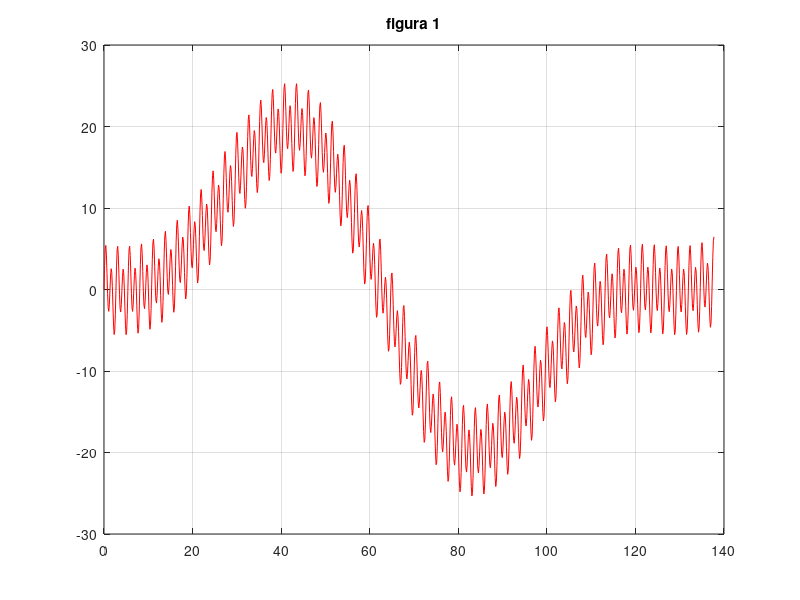
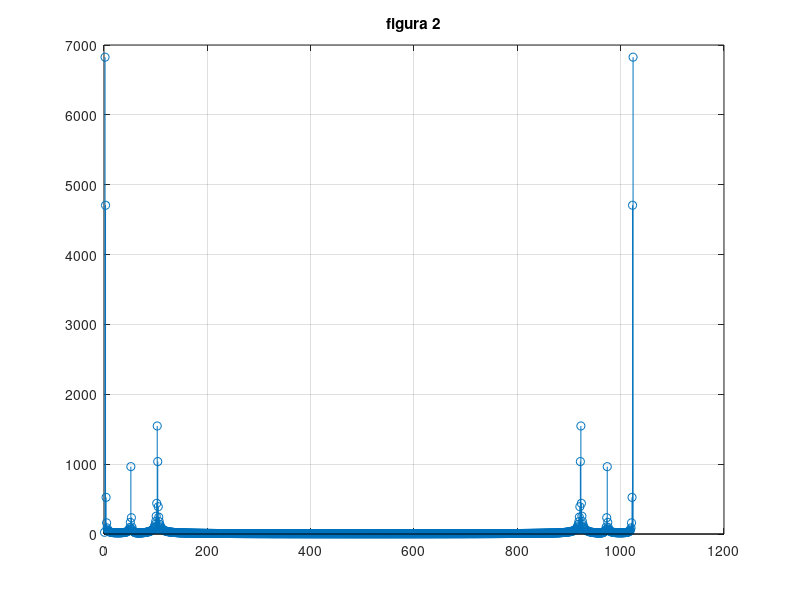
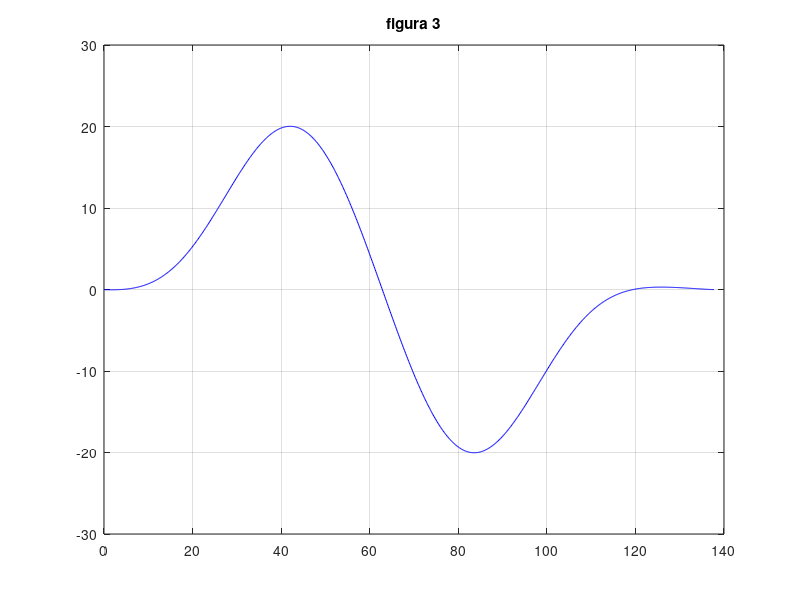
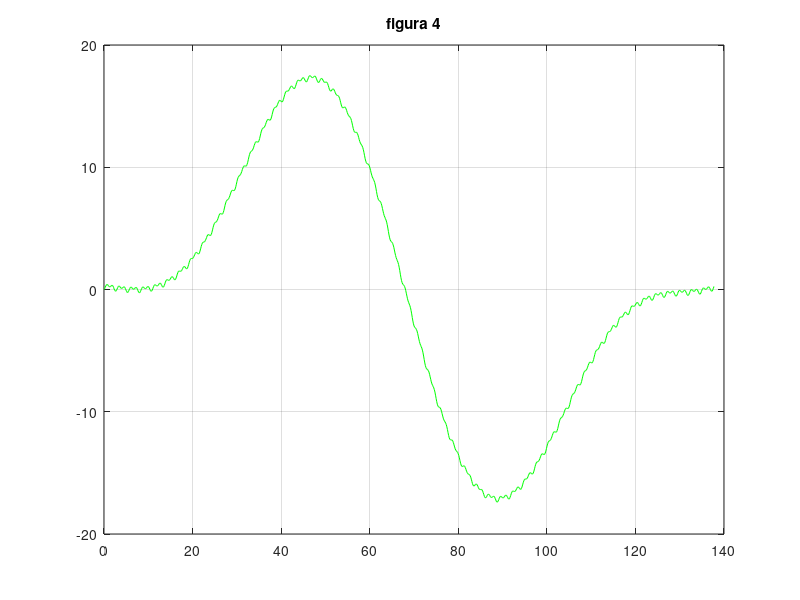

Write MATLAB code to recreate these figures, in order.
function parcial2_bur
    clc,clear
  # función g con datos brindados
  gn = load("parcial_2_3k10_T1.txt", "-ascii");

  # datos iniciales
  Dt=0.13464;
  t0=0;
  A1=1/6;

  N=length(gn); # para saber cantidad de datos, son 1024

  # vector tn (abscisas)
  for k=1:N
    tn(k)=t0+(k-1)*Dt;
  endfor

  ### GENERACIÓN DE LA FUNCIÓN DISCRETA DATO (ejercicio 1) ###
  figure(1)
  plot(tn,gn,'r')
  title('Generación de la función discreta dato')
  grid on
  title('figura 1')

  # valores máximos de tn y gn en el rango de tn

  tg_max=0;
  g_max=0;

  for i=1:(N/3)
    if(gn(i)>g_max)
      g_max = gn(i);
      tg_max = tn(i);
    endif
  endfor

  tg_max
  g_max

  ### TRANSFORMADA DISCRETA DE FOURIER (ejercicio 2) ###
  G_tdf=fft(gn,N);#Sacamos la transformada discreta de furier

  # para ver el módulo de cada una
  for k=1:N
    G_tdf_mod(k)=abs(G_tdf(k)); #para todos los valores obetenmos el valor absoluto
  endfor

  G_tdf_MAX = max(G_tdf_mod) # módulo de G_tdf punto maximo

  G_tdf_kc=0;
for k = 1:10
    if G_tdf_mod(k) > (0.05 * G_tdf_MAX)
        G_tdf_kc = G_tdf_mod(k);
        kc = k;
    endif
endfor

  G_tdf_kc
  kc

 figure(2)
  stem(abs(G_tdf))
  title('Transformada discreta de Fourier (módulo)')
  grid on
   title('figura 2')

### APROXIMACIÓN (ejercicio 3) ###
  m=kc;
  dim = 2*m+1;
  Tp = Dt*N;
  Dw = (2*pi)/Tp;
  w0 = (2*pi)/N;
  phi = zeros(N,dim);

   %%Frecuencias para cada Kw
    kw0(1) = 0;
    kw(1) = 0;

    %Calculo la matriz phi
    phi(:, 1) = 1;

  for k=1:m
    kw0(k + 1) = k * w0;
    kw(k + 1) = k * Dw;
    for j=1:N
      phi(j,2*k)=cos(k*w0*(j-1));
      phi(j,2*k+1)=sin(k*w0*(j-1));
    endfor
  endfor



  %Calculo los coeficientes alfa y b
    D = diag(diag(phi' * phi));
    b = phi' * gn;

  # vector a
  a=zeros(dim,1);
  for k = 1:(2 * m) + 1
        a(k, 1) = b(k) / D(k, k);
    end

  Pa=phi*a;

  tPa_max=0;
  Pa_max=0;

  for i=1:(N/3)
    if(Pa(i)>Pa_max)
      Pa_max = Pa(i);
      tPa_max = tn(i);
    endif
  endfor

  tPa_max
  Pa_max
  figure(3)
  plot(tn,Pa,'b')
  title('Aproximación con Pa')
  grid on
   title('figura 3')








  ### CONVOLUCIÓN (ejercicio 4) ###
  Tp = Dt*N;
  Dw = (2*pi)/Tp;
  p=kc*Dw;

  for i=1:N
    hn(i)=A1*exp((-p)*tn(i)); # función h para convolución
  endfor
  yc=Dt*conv(hn,gn); # queda en yc la convolución entre hn y gn

  figure(4)
  plot(tn,yc(1:N),'g')
  title('Convolución')
  grid on
   title('figura 4')

  tyc_max=0;
  yc_max=0;

  for i=1:(N/3)
    if(yc(i)>yc_max)
      yc_max = yc(i);
      tyc_max = tn(i);
    endif
  endfor

  tyc_max
  yc_max

   ### COMPARAR (ejercicio 5) ###
  figure(5)
  plot(tn,gn,'r',tn,Pa,'b',tn,yc(1:N),'g')
  title('Comparación final')
  grid on
   title('figura 5')


endfunction
